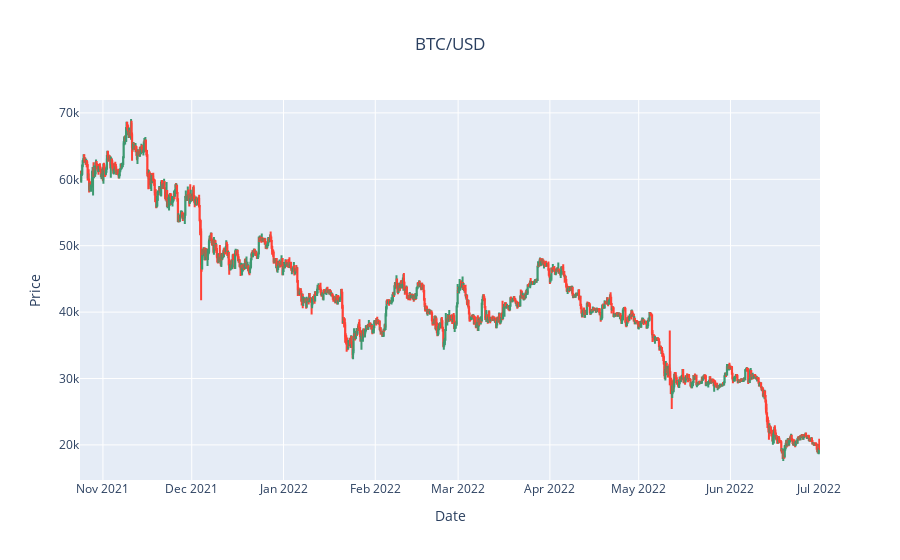

The notebook cell saved with this chart:
### Code cell
#Plot the chart / optional 

fig = go.Figure()
fig.update_layout(
    title={
        'text': f"{base_currency}/{quote_currency}",
        'x':0.5,
        'xanchor': 'center'
    },
    xaxis_title="Date",
    yaxis_title="Price",
    xaxis_rangeslider_visible=False
)
fig.add_trace(
    go.Candlestick(
        x=df['date'],
        open=df['open'],
        high=df['high'],
        low=df['low'],
        close=df['close']
    )
)
fig.show()

### Figure 1 — Plotly figure (JSON) as saved in the notebook; plotly's stock layout.template omitted (floating-point values rounded to 4 significant figures; data arrays with more than 128 entries replaced by an {"elided": "..."} marker saying what was removed)
{"data": [{"close": {"elided": "1500 int values"}, "high": {"elided": "1500 int values"}, "low": {"elided": "1500 int values"}, "open": {"elided": "1500 int values"}, "type": "candlestick", "x": {"elided": "1500 str values"}}], "layout": {"title": {"text": "BTC/USD", "x": 0.5, "xanchor": "center"}, "xaxis": {"rangeslider": {"visible": false}, "title": {"text": "Date"}}, "yaxis": {"title": {"text": "Price"}}}}
